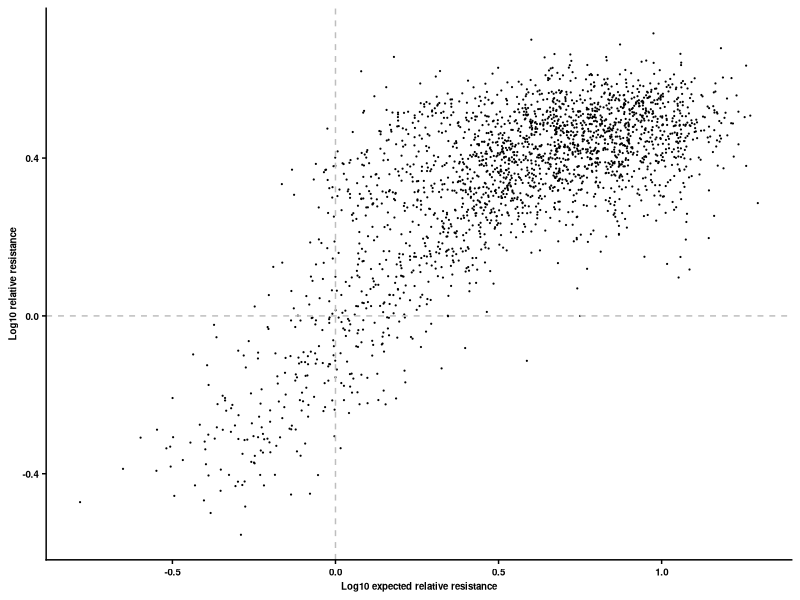
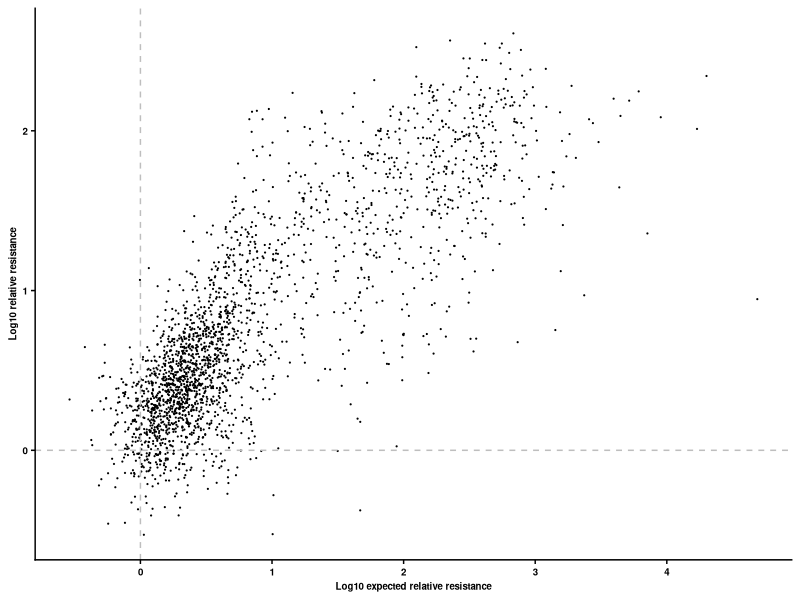

R code for these plots, in order:
#R code
library(ggplot2)
library(scales)
library(RColorBrewer)
library(readr)
library(tidyr)
library(reshape)
library(stringr)
library(dplyr)
library(ggrepel)
library(gridExtra)
require(cowplot)

plot_epi_resist <- function(data,graphname,xlab,ylab){
  textsize <- 7
  c <- signif(cor(log10(data$resist),log10(data$expect),use="complete.obs",method="pearson"),2)
  print ('############################')
  print (title)
  print (paste('Pearson correlation of log10 fitness:', c, sep=' '))
  p <- ggplot(data,aes(x=log10(expect),y=log10(resist))) +
	 geom_point(size=0.1) +
         geom_hline(yintercept = log10(1), color = 'grey', linetype=2) +
         geom_vline(xintercept = log10(1), color = 'grey', linetype=2) +
	 xlab(xlab) +
	 ylab(ylab) +
         ggtitle(title) +
         theme_cowplot(12) +
	 theme(plot.title=element_blank(),
               axis.title=element_text(size=textsize,face="bold"),
	       axis.text=element_text(size=textsize,face="bold"),
	       legend.title=element_blank(),
	       legend.text=element_text(size=textsize,face="bold"),
	       legend.position='none')
  ggsave(graphname,p,height=2.2,width=2.2)
  }

data <- read_tsv('result/Resist_epi.tsv')
CR9114 <- data %>%
            rename(resist=resist_CR9114) %>%
            rename(expect=expect_resist_CR9114)
FI6v3  <- data %>%
            rename(resist=resist_FI6v3) %>%
            rename(expect=expect_resist_FI6v3)
plot_epi_resist(CR9114,'graph/epi_resist_CR9114.png','Log10 expected relative resistance','Log10 relative resistance')
plot_epi_resist(FI6v3,'graph/epi_resist_FI6v3.png','Log10 expected relative resistance','Log10 relative resistance')
